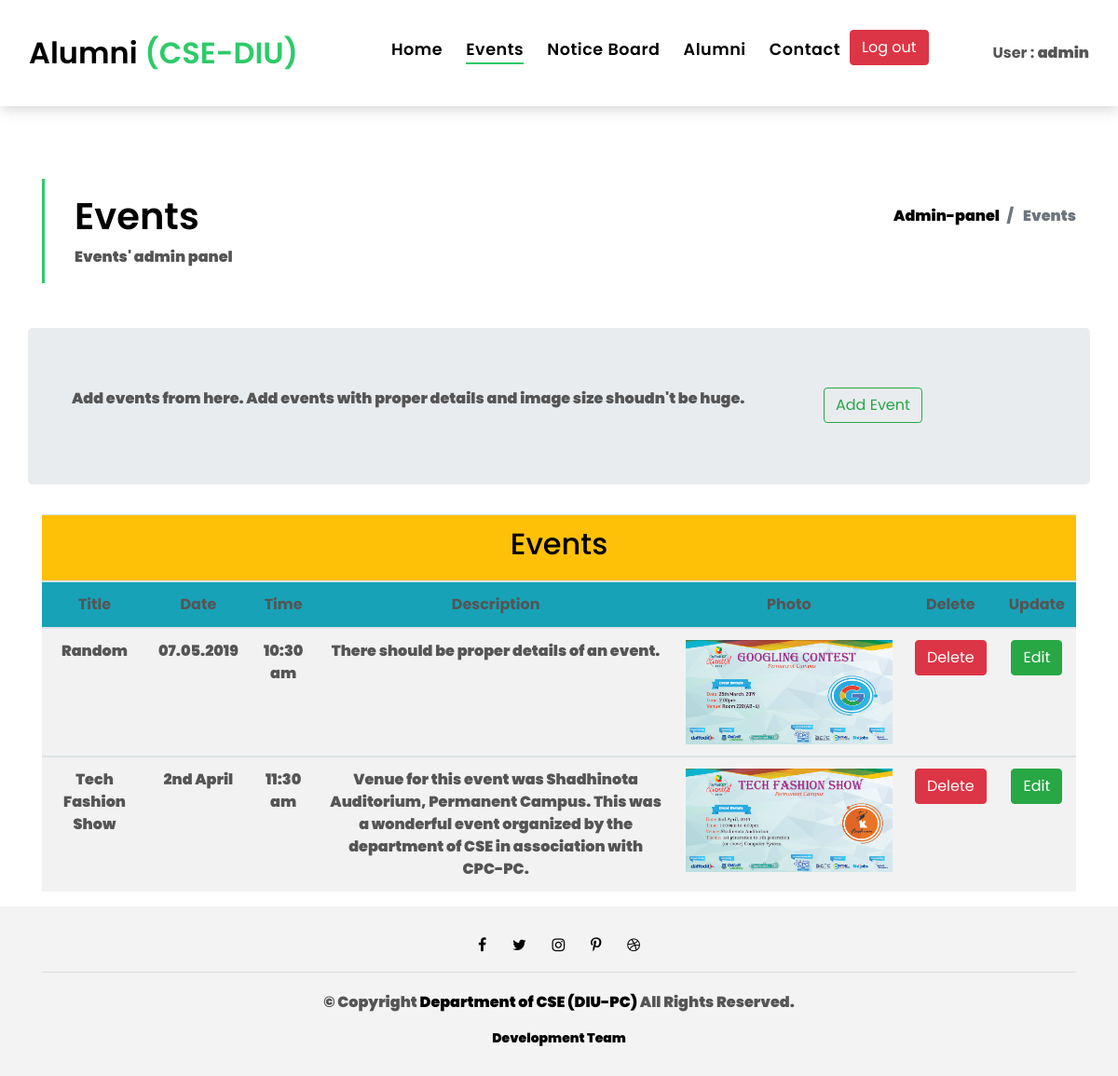
The page /admin-events.php (signed in) on the database its author committed.
### tables this page shows
CREATE TABLE `events` (
  `id` int(11) NOT NULL,
  `event_title` varchar(50) NOT NULL,
  `event_date` varchar(20) NOT NULL,
  `event_time` varchar(20) NOT NULL,
  `event_details` varchar(1000) NOT NULL,
  `event_photo` varchar(255) NOT NULL
);

### admin-events.php (the view, shortened to what this page needs)
<!DOCTYPE html>
<html lang="en">
<head>
  <link href="lib/bootstrap/css/bootstrap.min.css" rel="stylesheet">
  <link href="lib/font-awesome/css/font-awesome.min.css" rel="stylesheet">
  <link href="lib/animate/animate.min.css" rel="stylesheet">
  <link href="lib/ionicons/css/ionicons.min.css" rel="stylesheet">
  <link href="lib/owlcarousel/assets/owl.carousel.min.css" rel="stylesheet">
  <link href="css/style.css" rel="stylesheet">
</head>
<body>
  <nav class="navbar navbar-default navbar-trans navbar-expand-lg fixed-top">
    <div class="container-fluid">
      <a class="navbar-brand text-brand" href="admin-panel.php">Alumni<?php echo " ";?><span class="color-b">(CSE-DIU)</span></a>
      <div class="navbar-collapse collapse justify-content-center" id="navbarDefault">
        <ul class="navbar-nav">
          <li class="nav-item">
            <a class="nav-link" href="admin-panel.php">Home</a>
          </li>
          <li class="nav-item">
            <a class="nav-link active" href="admin-events.php">Events</a>
          </li>
          <li class="nav-item">
            <a class="nav-link" href="admin-notice-board.php">Notice Board</a>
          </li>
          <li class="nav-item">
            <a class="nav-link" href="admin-alumnus.php">Alumni</a>
          </li>
          <li class="nav-item">
            <a class="nav-link" href="admin-contact.php">Contact</a>
          </li>
          <li>
            <form action="logout.php">
            	<button type="submit" class="btn btn-danger">Log out</button>
            </form>
          </li>
        </ul>
      </div>
        <?php echo "<b>User : <b>".$_SESSION["username"]; ?>
    </div>
  </nav>
  <section class="intro-single">
    <div class="container">
      <div class="row">
        <div class="col-md-12 col-lg-8">
          <div class="title-single-box">
            <h1 class="title-single">Events</h1>
            <span class="color-text-a">Events' admin panel</span>
          </div>
        </div>
        <div class="col-md-12 col-lg-4">
          <nav aria-label="breadcrumb" class="breadcrumb-box d-flex justify-content-lg-end">
            <ol class="breadcrumb">
              <li class="breadcrumb-item">
                <a href="#">Admin-panel</a>
              </li>
              <li class="breadcrumb-item active" aria-current="page">
                Events
              </li>
            </ol>
          </nav>
        </div>
      </div>
    </div>
  </section>
  <section class="section-services"  id="logreg">
    <div class="container">
      <div class="row jumbotron">
        <div class="col-md-9">
          <p><b>Add events from here. Add events with proper details and image size shoudn't be huge.</b></p>
        </div>
        <div class="col-md-3">
          <button type="button" class="btn btn-outline-success" data-toggle="modal" data-target="#exampleModa2">
            Add Event
          </button>
        </div>
      </div>
    </div>
  </section>
    <div class="container">
      <div class="row">
        <div class="col-lg-12">
          <table class="table table-striped table-responsive text-center">
            <thead>
              <tr class="bg-warning">
                <th colspan="9"><h2>Events</h2></th>
              </tr>
              <tr class="bg-info">
                <th scope="col">Title</th>
                <th scope="col">Date</th>
                <th scope="col">Time</th>
                <th scope="col">Description</th>
                <th scope="col">Photo</th>
                <th scope="col">Delete</th>
                <th scope="col">Update</th>
              </tr>
            </thead>
        <?php
          include 'conn.php';
            $q = "select * from events";
            $query = mysqli_query($con,$q);
            while($res = mysqli_fetch_array($query)){
        ?>
              <tbody>
                <tr>
                  <td><?php echo $res['event_title']; ?></td>
                  <td><?php echo $res['event_date']; ?></td>
                  <td><?php echo $res['event_time']; ?></td>
                  <td><?php echo $res['event_details']; ?></td>
                  <td><img src="<?php echo $res['event_photo']; ?>" class="img-fluid" height="450px" width="900px" alt="Event photo"></td>
                  <td><button class="btn btn-danger"><a href="delete-event.php?id=<?php echo $res['id']; ?>" class="text-white" onClick="return confirm('Are you sure you want to delete?')">Delete</a></button></td>
                  <td><button class="btn btn-success"><a href="event-update.php?id=<?php echo $res['id']; ?>" class="text-white">Edit</a></button></td>
                </tr>
              </tbody>
              <?php
                }
              ?>
            </table>
        </div>
      </div>
    </div>
  <footer>
    <div class="container">
      <div class="row">
        <div class="col-md-12">
          <div class="socials-a">
            <ul class="list-inline">
              <li class="list-inline-item">
                <a href="#">
                  <i class="fa fa-facebook" aria-hidden="true"></i>
                </a>
              </li>
              <li class="list-inline-item">
                <a href="#">
                  <i class="fa fa-twitter" aria-hidden="true"></i>
                </a>
              </li>
              <li class="list-inline-item">
                <a href="#">
                  <i class="fa fa-instagram" aria-hidden="true"></i>
                </a>
              </li>
              <li class="list-inline-item">
                <a href="#">
                  <i class="fa fa-pinterest-p" aria-hidden="true"></i>
                </a>
              </li>
              <li class="list-inline-item">
                <a href="#">
                  <i class="fa fa-dribbble" aria-hidden="true"></i>
                </a>
              </li>
            </ul>
          </div>
          <div class="copyright-footer">
            <p class="copyright color-text-a">
              &copy; Copyright
              <span class="color-a">Department of CSE (DIU-PC)</span> All Rights Reserved.
            </p>
          </div>
          <div class="credits">
          <a href="innovative.php">Development Team</a>
          </div>
        </div>
      </div>
    </div>
  </footer>
</body>
</html>

### css/style.css (style rules this page uses)
body { font-family: 'Poppins', sans-serif; color: #555555; }
h1, h2, h3, h4, h5, h6 { color: #000000; }
a { color: #000000; transition: all .5s ease; }
.text-brand { color: #000000; font-size: 2rem; font-weight: 600; }
.color-a { color: #000000; }
.color-b { color: #2eca6a; }
.color-text-a { color: #555555; }
.socials-a .list-inline-item:not(:last-child) { margin-right: 25px; }
.navbar-default { transition: all .5s ease-in-out; background-color: #ffffff; padding-top: 28px; padding-bottom: 28px; -webkit-backface-visibility: hidden; backface-visibility: hidden; box-shadow: 1px 2px 15px rgba(100, 100, 100, 0.3); }
.navbar-default.navbar-trans, .navbar-default.navbar-reduce { -webkit-backface-visibility: hidden; backface-visibility: hidden; }
.navbar-default.navbar-trans .nav-item, .navbar-default.navbar-reduce .nav-item { position: relative; padding-right: 10px; padding-bottom: 8px; margin-left: 0; }
.navbar-default.navbar-trans .nav-link, .navbar-default.navbar-reduce .nav-link { font-size: 1.1rem; color: #000000; font-weight: 600; letter-spacing: 0.030em; transition: all 0.1s ease-in-out; position: relative; padding-left: 0; padding-right: 0; }
.navbar-default.navbar-trans .nav-link:before, .navbar-default.navbar-reduce .nav-link:before { content: ''; position: absolute; bottom: 5px; left: 0; width: 100%; height: 2px; z-index: 0; background-color: #2eca6a; -webkit-transform: scaleX(0); transform: scaleX(0); -webkit-transform-origin: right; transform-origin: right; transition: opacity .2s ease-out 0.3s, -webkit-transform .2s ease-out; transition: transform .2s ease-out, opacity .2s ease-out 0.3s; transition: transform .2s ease-out, opacity .2s ease-out 0.3s, -webkit-transform .2s ease-out; }
.navbar-default.navbar-trans .show > .nav-link:before, .navbar-default.navbar-trans .active > .nav-link:before, .navbar-default.navbar-trans .nav-link.show:before, .navbar-default.navbar-trans .nav-link.active:before, .navbar-default.navbar-reduce .show > .nav-link:before, .navbar-default.navbar-reduce .active > .nav-link:before, .navbar-default.navbar-reduce .nav-link.show:before, .navbar-default.navbar-reduce .nav-link.active:before { -webkit-transform: scaleX(1); transform: scaleX(1); }
.navbar-default.navbar-trans .nav-link:before { background-color: #2eca6a; }
.navbar-default.navbar-trans .show > .nav-link, .navbar-default.navbar-trans .active > .nav-link, .navbar-default.navbar-trans .nav-link.show, .navbar-default.navbar-trans .nav-link.active { color: #000000; }
.intro-single { padding: 12rem 0 3rem; }
.intro-single .title-single-box { padding: 1rem 0 1rem 2rem; }
.intro-single .title-single-box { border-left: 3px solid #2eca6a; }
.intro-single .title-single-box .title-single { font-weight: 600; font-size: 2.2rem; }
.intro-single .breadcrumb-box { padding: 1rem 0 0 .5rem; }
.intro-single .breadcrumb { background-color: transparent; padding-right: 0; padding-left: 0; }
footer { background: #f3f3f3; text-align: center; padding: 30px 0; }
footer .copyright-footer { border-top: 1px solid #ddd; padding-top: 20px; }
footer .credits { font-size: 14px; }
.btn { transition: .5s ease; }
@media (min-width: 768px) { .navbar-default.navbar-trans .nav-item, .navbar-default.navbar-reduce .nav-item { margin-left: 15px; } }
@media (min-width: 768px) { .intro-single .title-single-box .title-single { font-size: 2.1rem; } }
@media (min-width: 992px) { .intro-single .title-single-box .title-single { font-size: 2.5rem; } }

### rows shown on the page
events: event_title "Random", event_date "07.05.2019", event_time "10:30 am", event_details "There should be proper details of an event.", event_photo (picture)
events: event_title "Tech Fashion Show", event_date "2nd April", event_time "11:30 am", event_details "Venue for this event was Shadhinota Auditorium, Permanent Campus. This was a wonderful event organized by the department of CSE in association with CPC-PC.", event_photo (picture)

### other values the page prints
$_SESSION["username"] "admin"
